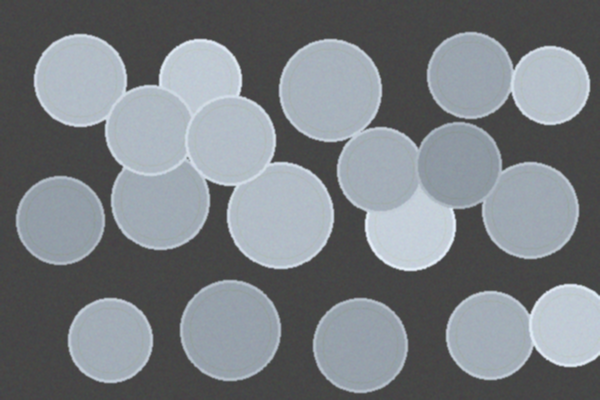
#> input picture lab 5/images/coins.png, 600 x 400 px
$ python task3.py
#> lines starting #> are read from the running program, lines starting #| are printed output that depends on the picture; after the words box and inside, x2 and y2 are one past the last pixel; in counts of white or black regions, pixels touching at a corner belong together
"""
task3.py
Task 3 - Quality-Control System Using Otsu's Thresholding

Image: coins.png (OpenCV watershed example -- objects on consistent background).

Steps:
  1. Convert to grayscale.
  2. Generate histogram.
  3. Apply Otsu's thresholding -> record the automatically chosen threshold.
  4. Repeat after applying slight contrast change (CLAHE).
  5. Compare automatically selected thresholds.

Required output: Original -> Histogram -> Otsu Binary Mask

Why Otsu is useful: explained in the console report.
"""

import sys
sys.stdout.reconfigure(encoding='utf-8', errors='replace')
import cv2
import numpy as np
import matplotlib
matplotlib.use("Agg")  # save to file without display
import matplotlib.pyplot as plt
import matplotlib.gridspec as gridspec
import os

os.makedirs("outputs", exist_ok=True)

# -- 1. Load and convert to grayscale -----------------------------------------
img_color = cv2.imread("images/coins.png")
#> img_color is the input picture: shape (400, 600, 3); mean B, G, R 129.7, 125, 120
if img_color is None:
    raise FileNotFoundError("images/coins.png not found. Run download_images.py first.")

img = cv2.cvtColor(img_color, cv2.COLOR_BGR2GRAY)
print(f"Image shape: {img.shape}  |  Intensity range: {img.min()}-{img.max()}")
#| Image shape: (400, 600)  |  Intensity range: 65-237

# -- 2. Otsu's thresholding (original image) -----------------------------------
otsu_thresh_val, otsu_mask = cv2.threshold(
    img, 0, 255,
    cv2.THRESH_BINARY_INV + cv2.THRESH_OTSU   # THRESH_BINARY_INV so coins = white
)
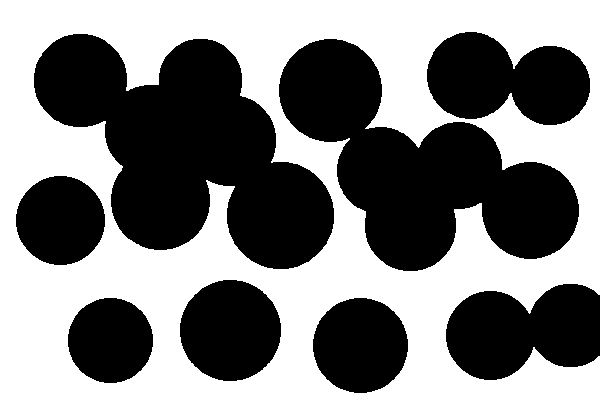
#> otsu_mask: shape (400, 600); 49.9% white; 1 white region, box (x1, y1, x2, y2) and area: (0, 0, 600, 400) 119863
#> otsu_thresh_val = 123
print(f"\nOtsu threshold (original): {otsu_thresh_val:.1f}")
#| Otsu threshold (original): 123.0

# -- 3. Histogram data ---------------------------------------------------------
hist = cv2.calcHist([img], [0], None, [256], [0, 256]).flatten()
#> hist = 256 values, max 38219 at index 70, min 0 at index 0, mean 937.5

# -- 4. Contrast change -- apply CLAHE to modify local contrast -----------------
clahe = cv2.createCLAHE(clipLimit=3.0, tileGridSize=(8, 8))
img_clahe = clahe.apply(img)
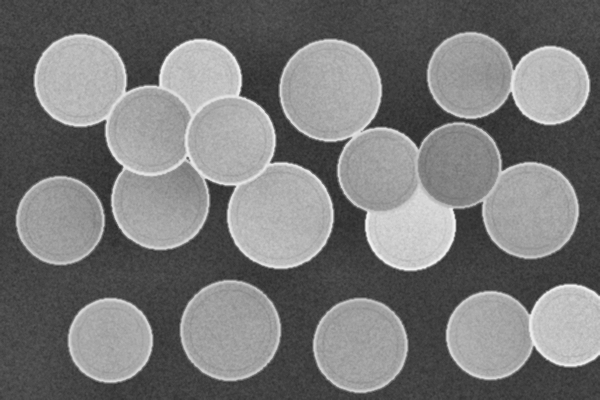
#> img_clahe: shape (400, 600); min 41, max 243, mean 119.8

otsu_thresh_clahe, otsu_mask_clahe = cv2.threshold(
    img_clahe, 0, 255,
    cv2.THRESH_BINARY_INV + cv2.THRESH_OTSU
)
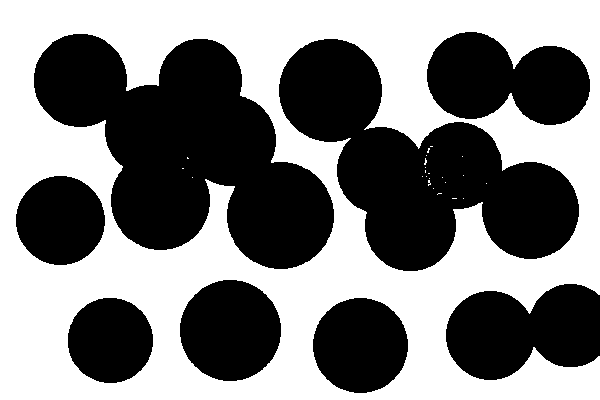
#> otsu_mask_clahe: shape (400, 600); 50.1% white; 8 black regions, largest, box (x1, y1, x2, y2) and area: (34, 34, 334, 269) 38883, (279, 39, 579, 271) 32130, (446, 284, 600, 380) 11047
#> otsu_thresh_clahe = 119
print(f"Otsu threshold (CLAHE-enhanced): {otsu_thresh_clahe:.1f}")
#| Otsu threshold (CLAHE-enhanced): 119.0

hist_clahe = cv2.calcHist([img_clahe], [0], None, [256], [0, 256]).flatten()
#> hist_clahe = 256 values, max 8101 at index 64, min 0 at index 0, mean 937.5

# -- 5. Build output figure: Original -> Histogram -> Otsu Binary Mask -----------
fig = plt.figure(figsize=(22, 10))
fig.patch.set_facecolor("#0d1117")

gs = gridspec.GridSpec(2, 3, figure=fig, wspace=0.35, hspace=0.4)

# ---------- Row 1: Original image ----------
ax_orig = fig.add_subplot(gs[0, 0])
ax_orig.imshow(img, cmap="gray")
ax_orig.set_title("Original\n(Grayscale)", color="white", fontsize=12, fontweight="bold")
ax_orig.axis("off")

# ---------- Row 1: Histogram with Otsu line ----------
ax_hist = fig.add_subplot(gs[0, 1])
ax_hist.set_facecolor("#161b22")
ax_hist.bar(range(256), hist, color="#4fc3f7", alpha=0.8, width=1)
ax_hist.axvline(otsu_thresh_val, color="#ff6b6b", linewidth=2.5,
                label=f"Otsu T = {int(otsu_thresh_val)}")
ax_hist.set_xlim(0, 255)
ax_hist.set_xlabel("Pixel Intensity", color="white")
ax_hist.set_ylabel("Frequency", color="white")
ax_hist.set_title("Histogram\n(Original)", color="white", fontsize=12, fontweight="bold")
ax_hist.tick_params(colors="white")
ax_hist.spines[:].set_color("#30363d")
ax_hist.legend(facecolor="#21262d", edgecolor="#30363d",
               labelcolor="white", fontsize=10)

# ---------- Row 1: Otsu mask ----------
ax_otsu = fig.add_subplot(gs[0, 2])
ax_otsu.imshow(otsu_mask, cmap="gray")
ax_otsu.set_title(f"Otsu Binary Mask\n(T = {int(otsu_thresh_val)})",
                  color="white", fontsize=12, fontweight="bold")
ax_otsu.axis("off")

# ---------- Row 2: CLAHE-enhanced ----------
ax_clahe_img = fig.add_subplot(gs[1, 0])
ax_clahe_img.imshow(img_clahe, cmap="gray")
ax_clahe_img.set_title("CLAHE-Enhanced\n(Contrast Changed)", color="white",
                        fontsize=12, fontweight="bold")
ax_clahe_img.axis("off")

ax_hist2 = fig.add_subplot(gs[1, 1])
ax_hist2.set_facecolor("#161b22")
ax_hist2.bar(range(256), hist_clahe, color="#81c995", alpha=0.8, width=1)
ax_hist2.axvline(otsu_thresh_clahe, color="#ff6b6b", linewidth=2.5,
                 label=f"Otsu T = {int(otsu_thresh_clahe)}")
ax_hist2.set_xlim(0, 255)
ax_hist2.set_xlabel("Pixel Intensity", color="white")
ax_hist2.set_ylabel("Frequency", color="white")
ax_hist2.set_title("Histogram\n(CLAHE-Enhanced)", color="white",
                   fontsize=12, fontweight="bold")
ax_hist2.tick_params(colors="white")
ax_hist2.spines[:].set_color("#30363d")
ax_hist2.legend(facecolor="#21262d", edgecolor="#30363d",
                labelcolor="white", fontsize=10)

ax_otsu2 = fig.add_subplot(gs[1, 2])
ax_otsu2.imshow(otsu_mask_clahe, cmap="gray")
ax_otsu2.set_title(f"Otsu Binary Mask - CLAHE\n(T = {int(otsu_thresh_clahe)})",
                   color="white", fontsize=12, fontweight="bold")
ax_otsu2.axis("off")

fig.suptitle(
    "Task 3 - Otsu's Thresholding Quality-Control System\n"
    "Original  ->  Histogram  ->  Otsu Binary Mask",
    color="white", fontsize=14, fontweight="bold", y=1.01,
)
plt.savefig("outputs/task3_output.png", dpi=150, bbox_inches="tight",
            facecolor=fig.get_facecolor())
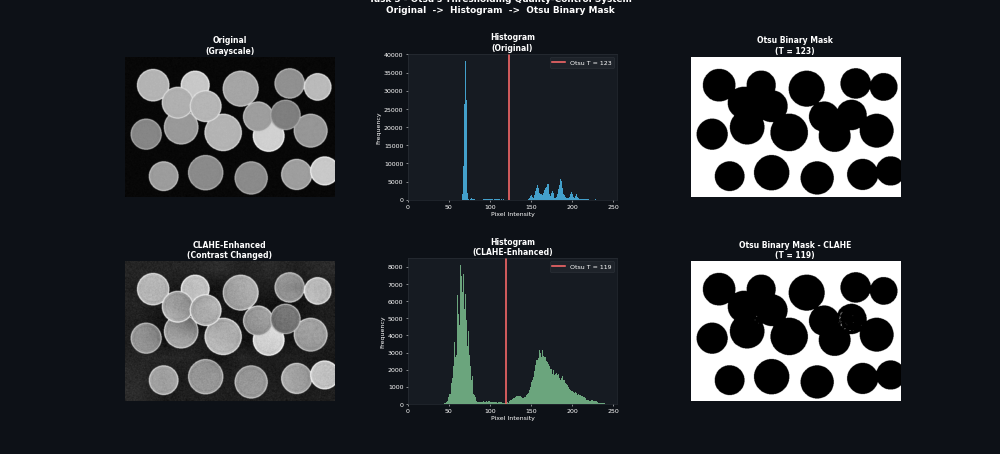
#> figure drawn by matplotlib, 6 panels; panel 2: tallest bar 38219 high, from x = 69.5 to 70.5; panel 5: tallest bar 8101 high, from x = 63.5 to 64.5
plt.close("all")

# -- Console report ------------------------------------------------------------
print("\n" + "=" * 65)
print("TASK 3 -- OTSU'S THRESHOLDING REPORT")
print("=" * 65)
print(f"  Automatically selected threshold (original) : {int(otsu_thresh_val)}")
#|   Automatically selected threshold (original) : 123
print(f"  Automatically selected threshold (CLAHE)    : {int(otsu_thresh_clahe)}")
#|   Automatically selected threshold (CLAHE)    : 119
print()
print("WHY DOES THE THRESHOLD CHANGE AFTER CONTRAST ADJUSTMENT?")
print("-" * 65)
print("  CLAHE redistributes intensities across the full [0,255] range.")
print("  The histogram valley between the two peaks (coins vs. background)")
print("  shifts position, so Otsu's algorithm finds a different optimal split.")
print()
print("WHY IS OTSU USEFUL (vs. manual thresholding)?")
print("-" * 65)
print("  In a quality-control system, images arrive from varying lighting")
print("  conditions and camera exposures. Manually choosing a threshold T")
print("  each time is impractical and inconsistent.")
print()
print("  Otsu's method analyses the histogram and automatically finds the")
print("  threshold that MAXIMISES inter-class variance (the separation")
print("  between the two intensity peaks: object pixels and background pixels).")
print()
print("  For an image with a bimodal histogram -- like coins on a uniform")
print("  background -- Otsu gives the optimal binarisation without any human")
print("  parameter tuning. The engineer can run the same algorithm on every")
print("  image and always get a suitable, data-driven threshold.")
print("=" * 65)
print("\nOutput saved -> outputs/task3_output.png")
